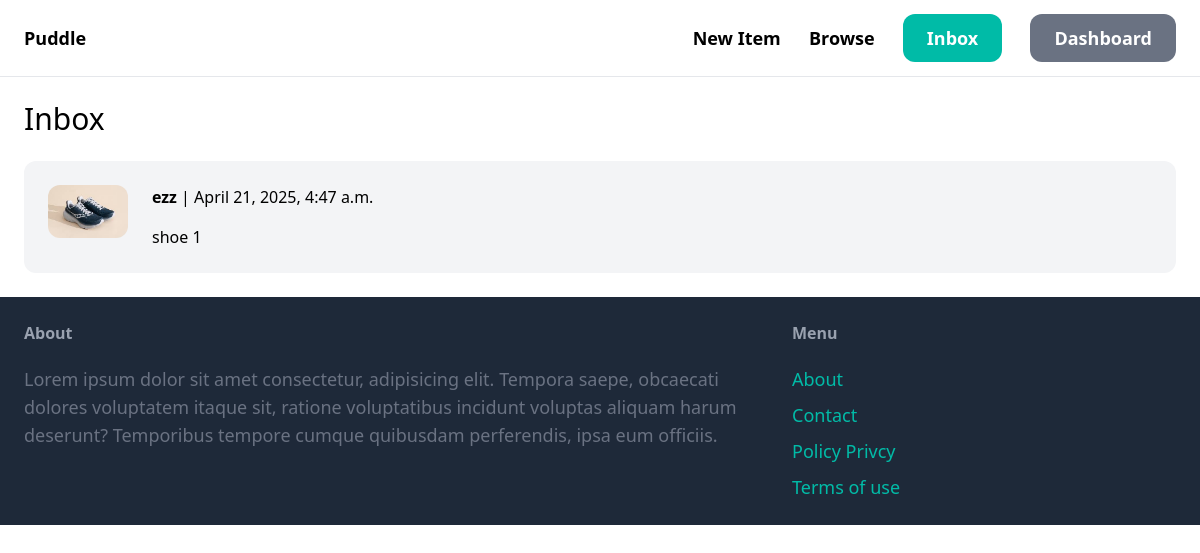
The page /inbox/ (signed in) on the database its author committed.
### conversation/models.py (models this page shows)
class Conversation(models.Model):
    item = models.ForeignKey(Item , related_name='conversations' , on_delete=models.CASCADE)
    members = models.ManyToManyField(User , related_name='conversations')
    created_at = models.DateTimeField(auto_now_add=True)
    modified_at = models.DateTimeField(auto_now=True)
    class Meta:
        ordering = ('-modified_at',)

### item/models.py (models this page shows, shortened)
class Item(models.Model):
    category = models.ForeignKey(Category , related_name='items' , on_delete=models.CASCADE)
    name = models.CharField(max_length=225)
    description = models.TextField(blank=True , null=True)
    price = models.FloatField()
    image = models.ImageField(upload_to='item_images' , blank=True , null=True)
    is_sold = models.BooleanField(default=False)
    created_by = models.ForeignKey(User , related_name='items' , on_delete=models.CASCADE)
    created_at = models.DateTimeField(auto_now_add=True)

### conversation/views.py (the view)
# urls.py: path('inbox/' , views.inbox , name='inbox'),
@login_required
def inbox(request):
    conversations = Conversation.objects.filter(members__in=[request.user.id])
    return render(request , 'conversation/inbox.html' , {
        'conversations' : conversations,
    })

### template/conversation/inbox.html (shortened to what this page needs)
{% extends 'core/base.html' %}
{% block content %}
<h1 class="mb-6 text-3xl">Inbox</h1>
<div class="space-y-6">
    {% for conversation in conversations %}
        <a href="{% url 'inboxdetail' conversation.id %}">
            <div class="p-6 flex bg-gray-100 rounded-xl">
                <div class="pr-6">
                    <img src="{{ conversation.item.image.url }}" class="w-20 rounded-xl" alt="">
                </div>
                <div>
                    {% for member in conversation.members.all %}
                        {% if member != request.user %}
                            <p class="mb-4"><strong>{{ member.username }}</strong> | {{ conversation.modified_at }}</p>
                            <p>{{ conversation.item.name }}</p>
                        {% endif %}
                    {% endfor %}
                </div>
            </div>
        </a>
    {% endfor %}
</div>
{% endblock %}

### rows shown on the page
Conversation: item.image (picture), modified_at "April 21, 2025, 4:47 a.m.", item.name "shoe 1"

### other values the page prints
{{ member.username }} "ezz"
